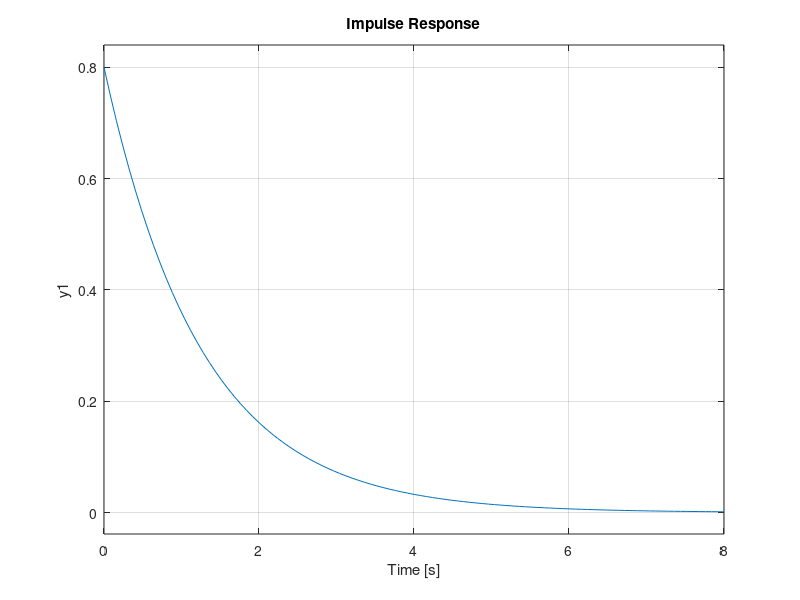
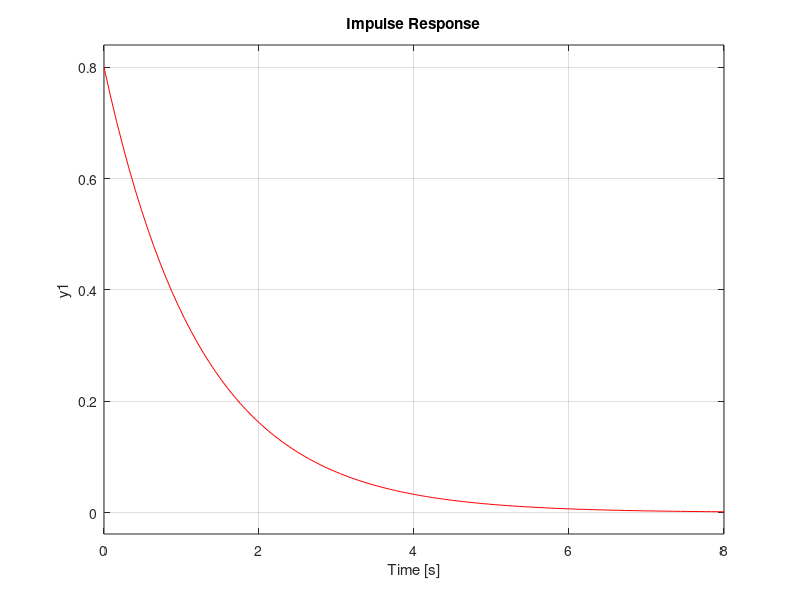
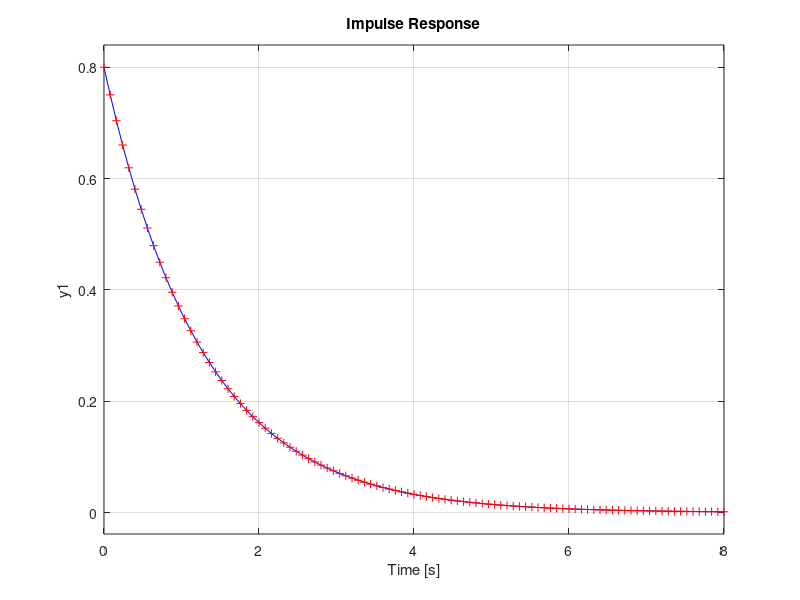
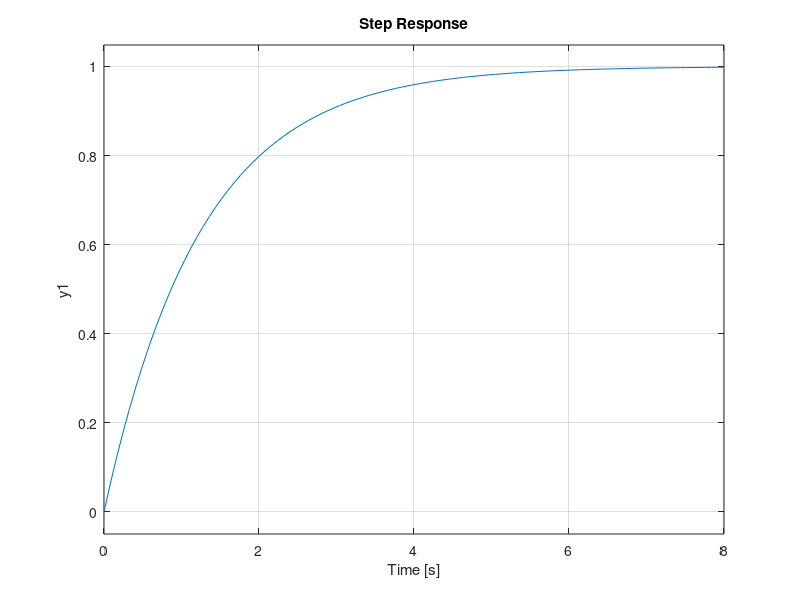

Here is the MATLAB script that generated these plots, in order: (Note: this script raises an error after producing the figures.)

%% prob 2.2  - exam. 2.1 
% ss representation
clear all; clc
k= 0.8  % gain of output
A =[-k];
B = [1];
C=[k];
D =0;
sys1 =ss(A,B,C,D)
%%
% transfer representation
num = [k];
den =[1 k];
sys2 = tf(num,den);

%% check ts2ss  ss2tf
[AT,BT,CT,DT]= tf2ss(num,den)
[numT,denT] = ss2tf(A,B,C,D)

%% impulse response
figure(1)
impulse(sys1); grid on;
figure(2)
impulse(sys2,'r'); grid on
figure(3)  % combine two figures
impulse(sys1,'b'); grid on; hold on
impulse(sys2,'+r'); 
hold off

%% step response
figure(4)
step(sys1); grid on

%% Using differential, find g(t)
StepKim = step(sys1);
ImpKim =impulse(sys1);

%%
figure(5)
DiffKim = diff(StepKim);
plot(DiffKim*ImpKim(1)/DiffKim(1)); grid on

%% [0, 1] check the system

u =[zeros(1,10) ones(1,100)];
t =linspace(0,11,110);
figure(6)
plot(t,u);grid on; hold on
axis([0 11, 0 2]); 
lsim(sys1,u,t,0)

%% prob 2.4
t = linspace(0,10,1000);
x = exp(-t) - exp(-5*t);
figure(6)
plot(t,x); grid on

figure(7)
u1=10*(heaviside(t)-heaviside(t-0.1));
u2 =2*(heaviside(t) - heaviside(t-0.5));
plot(t,u1,t,u2,'r')
figure(8)
Kim = conv(x,u1);
plot(Kim); grid on; hold on

u2 =2*(heaviside(t) - heaviside(t-0.5));
Kim = conv(x,u2);
plot(Kim,'r')